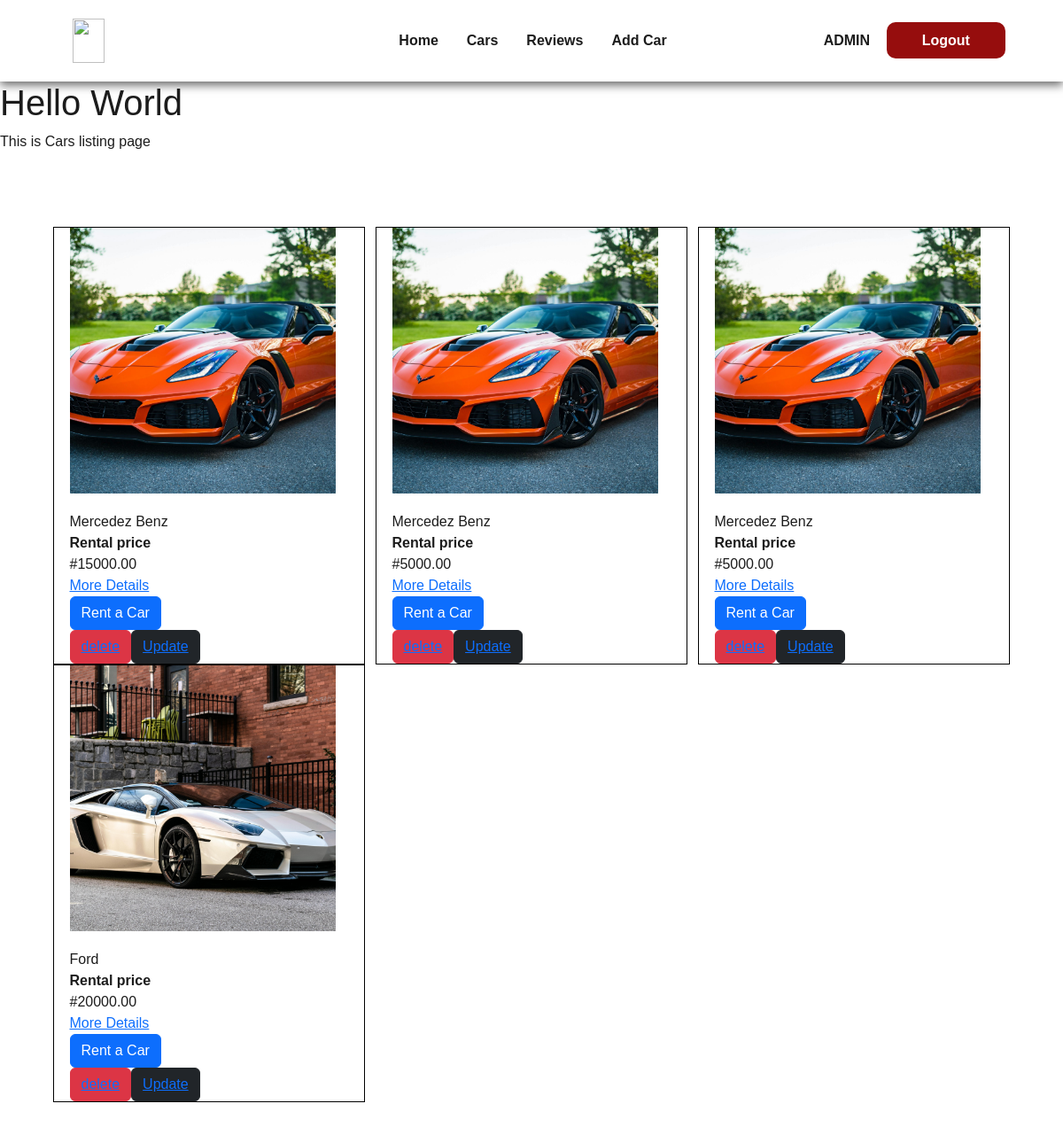
Screenshot of /cars (signed in) with the database file from the repository.
### poshcars/models.py (models this page shows, shortened)
class Car(models.Model):
    TRANSMISSION_CHOICES = [
        ('Automatic', 'Automatic'),
        ('Manual', 'Manual'),
    ]
    FUEL_CHOICES = [
        ('Petrol', 'Petrol'),
        ('Diesel', 'Diesel'),
        ('Electric', 'Electric'),
        ('Hybrid', 'Hybrid'),
    ]
    brand = models.ForeignKey(CarBrand, on_delete=models.CASCADE)
    rental_agency = models.ForeignKey(RentalAuth, on_delete=models.CASCADE)
    model = models.CharField(max_length=100)
    year = models.PositiveIntegerField()
    color = models.CharField(max_length=50)
    mileage = models.PositiveIntegerField()
    transmission = models.CharField(max_length=20, choices=TRANSMISSION_CHOICES)
    fuel_type = models.CharField(max_length=20, choices=FUEL_CHOICES)
    number_of_doors = models.PositiveIntegerField()
    number_of_seats = models.PositiveIntegerField()
    rental_price_per_day = models.DecimalField(max_digits=10, decimal_places=2)
    location = models.CharField(max_length=200)
    delivery_options =  models.BooleanField()
    driver = models.BooleanField()
    availability = models.BooleanField()
    image = models.ImageField(upload_to='media')
    description = models.TextField()

class CarBrand(models.Model):
    name = models.CharField(max_length=20, unique=True)

### poshcars/views.py (the view)
# urls.py: path('cars', cars, name='car_rental'),
def cars(request):
    allcars = Car.objects.all()
    return render (request, 'poshcars/cars.html', {'allcars':allcars})

### poshcars/templates/poshcars/cars.html (shortened to what this page needs)
{%extends 'poshcars/base.html' %}
{%load static%}
{%block content%}
<h1>Hello World</h1>
<p>This is Cars listing page</p>
<div class="cars_wrapper ">
    {%for allcar in allcars%}
    <div class="cars_wrapper_main">
       <div class="cars_wrapper_inner">
        <div class="product">
            <div class="cars_img_div">
              <img src="{{allcar.image.url}}" alt="Product Image">
            </div>
              <div class="product-name">{{allcar.brand.name}}</div>
           <div >
              <div class="discounted-price"><b>Rental price</b><br/>#{{allcar.rental_price_per_day}}</div>
           </div>
           <a href="{%url 'car-details' allcar.id%}" class="anchor">
              <div class="product-name">More Details</div>
            </a>
          </div>
          <a href="{% url 'rentcar' allcar.id %}" class="btn btn-primary">Rent a Car</a>
          {%if user.is_superuser%}
        <div class="cars_admin_btn">
          <button class="btn btn-danger"><a href="{%url 'delete' allcar.id%}" class="anchor">delete</a></button>
          <button class="btn btn-dark"><a href="{%url 'update' allcar.id%}" class="anchor">Update</a></button>
        </div>
          {%endif%}
       </div>
</div>
{%endfor%}
</div>
{%endblock%}

### poshcars/static/CSS/home.css (style rules this page uses)
:root { --bg-color: #1c1c1c; --white: white; --font-jakarta: "Plus Jakarta Sans", sans-serif; --font-alfa: "Alfa Slab One", cursive; --red: rgb(150, 13, 13); }
* { margin: 0; padding: 0; box-sizing: border-box; }
body { font-family: "poppins"; padding-bottom: 10%; }

### poshcars/static/CSS/navbar.css (style rules this page uses)
:root { --bg-color: #1c1c1c; --white: white; --font-jakarta: "Plus Jakarta Sans", sans-serif; --font-alfa: "Alfa Slab One", cursive; --red: rgb(150, 13, 13); }
* { margin: 0; padding: 0; box-sizing: border-box; }
body { font-family: "poppins"; }

### poshcars/static/CSS/about.css (style rules this page uses)
:root { --bg-color: #1c1c1c; --white: white; --font-jakarta: "Plus Jakarta Sans", sans-serif; --font-alfa: "Alfa Slab One", cursive; --red: rgb(150, 13, 13); --grey: #ccc; }
* { margin: 0; padding: 0; box-sizing: border-box; }
body { font-family: "poppins"; }

### poshcars/static/CSS/testimonials.css (style rules this page uses)
:root { --bg-color: #1c1c1c; --white: white; --font-jakarta: "Plus Jakarta Sans", sans-serif; --font-alfa: "Alfa Slab One", cursive; --red: rgb(150, 13, 13); --grey: #808080; --greyish: #ccc; --rev: rgb(237, 245, 255); }
* { margin: 0; padding: 0; box-sizing: border-box; }
body { font-family: "poppins"; color: var(--bg-color); }

### poshcars/static/CSS/dashboard.css (style rules this page uses)
:root { --bg-color: #1c1c1c; --white: white; --font-jakarta: "Plus Jakarta Sans", sans-serif; --font-alfa: "Alfa Slab One", cursive; --red: rgb(150, 13, 13); }
* { margin: 0; padding: 0; box-sizing: border-box; }

### poshcars/static/CSS/register.css (style rules this page uses)
:root { --bg-color: #1c1c1c; --white: white; --font-jakarta: "Plus Jakarta Sans", sans-serif; --font-alfa: "Alfa Slab One", cursive; --red: rgb(150, 13, 13); }
* { margin: 0; padding: 0; box-sizing: border-box; }
body { font-family: "poppins"; }

### poshcars/static/CSS/rentcar.css (style rules this page uses)
:root { --bg-color: #1c1c1c; --white: white; --font-jakarta: "Plus Jakarta Sans", sans-serif; --font-alfa: "Alfa Slab One", cursive; --red: rgb(150, 13, 13); --grey: #808080; --greyish: #ccc; }
* { margin: 0; padding: 0; box-sizing: border-box; }
body { font-family: 'poppins'; }

### poshcars/static/CSS/login.css (style rules this page uses)
:root { --bg-color: #1c1c1c; --white: white; --font-jakarta: "Plus Jakarta Sans", sans-serif; --font-alfa: "Alfa Slab One", cursive; --red: rgb(150, 13, 13); --grey: #808080; }
* { margin: 0; padding: 0; box-sizing: border-box; }
body { font-family: "poppins"; }

### poshcars/static/CSS/clientcars.css (style rules this page uses)
:root { --bg-color: #1c1c1c; --white: white; --font-jakarta: "Plus Jakarta Sans", sans-serif; --font-alfa: "Alfa Slab One", cursive; --red: rgb(150, 13, 13); --grey: #808080; --greyish: #ccc; }
* { margin: 0; padding: 0; box-sizing: border-box; }
body { font-family: 'poppins'; }

### poshcars/static/CSS/reviews.css (style rules this page uses)
:root { --bg-color: #1c1c1c; --white: white; --font:"poppins"; --font-alfa: "Alfa Slab One", cursive; --red: rgb(150, 13, 13); --grey: #808080; --greyish: #ccc; --orange: #ff4500; --rev: rgb(237, 245, 255); }
* { margin: 0; padding: 0; box-sizing: border-box; }
body { font-family: var(--font); color: var(--bg-color); }

### poshcars/static/CSS/cars.css (style rules this page uses)
:root { --bg-color: #1c1c1c; --white: white; --font-jakarta: "Plus Jakarta Sans", sans-serif; --font-alfa: "Alfa Slab One", cursive; --red: rgb(150, 13, 13); }
* { margin: 0; padding: 0; box-sizing: border-box; }
body { font-family: var(--font-jakarta); }
.cars_wrapper { display: flex; justify-content: space-between; width: 90%; margin: auto; align-items: center; flex-wrap: wrap; margin-top: 7%; margin-bottom: 2%; }
.cars_wrapper_main { border: 1px solid black; }
.cars_wrapper_inner { width: 90%; margin: auto; }
.cars_img_div { width: 350px; height: 320px; }
.cars_img_div img { width: 300px; height: 300px; object-fit: cover; }
.cars_admin_btn { display: flex; }

### rows the page displays
Car: image (picture), brand.name "Mercedez Benz", rental_price_per_day "15000.00"
Car: image (picture), brand.name "Mercedez Benz", rental_price_per_day "5000.00"
Car: image (picture), brand.name "Mercedez Benz", rental_price_per_day "5000.00"
Car: image (picture), brand.name "Ford", rental_price_per_day "20000.00"
